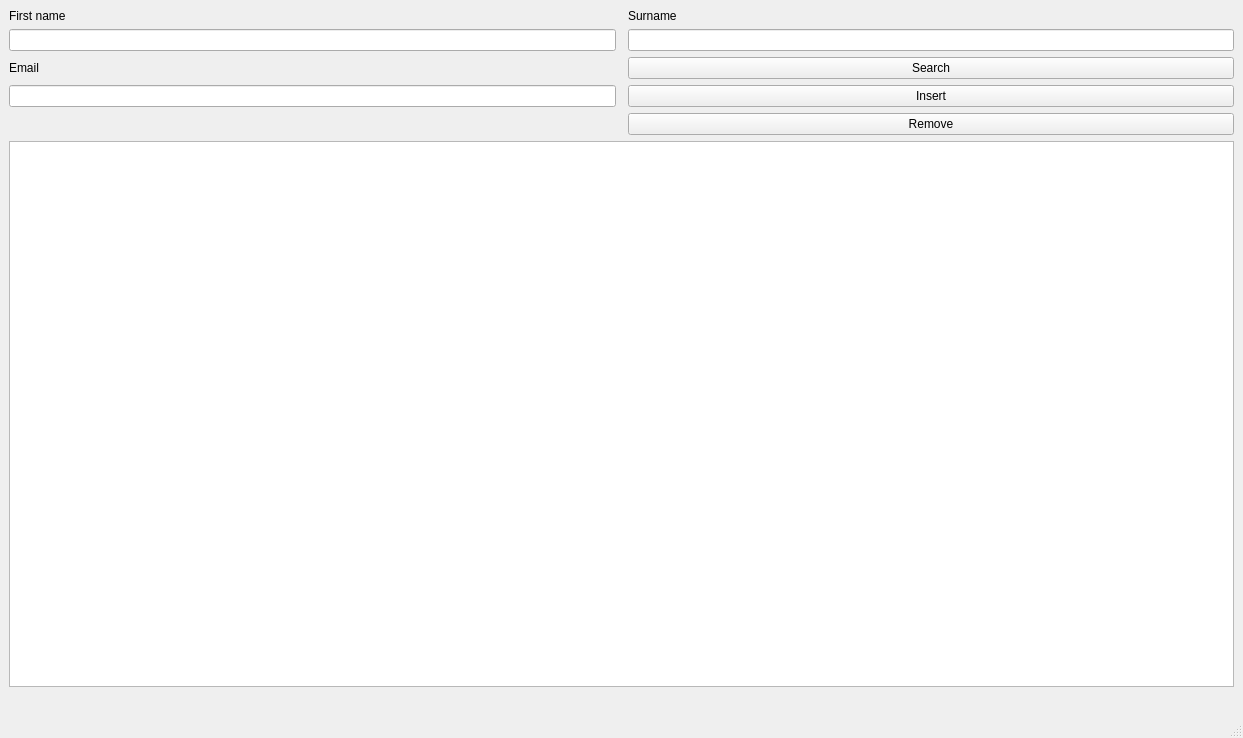
<?xml version="1.0" encoding="UTF-8"?>
<ui version="4.0">
 <class>book_window</class>
 <widget class="QMainWindow" name="book_window">
  <property name="geometry">
   <rect>
    <x>0</x>
    <y>0</y>
    <width>1243</width>
    <height>738</height>
   </rect>
  </property>
  <property name="windowTitle">
   <string>book_window</string>
  </property>
  <widget class="QWidget" name="centralwidget">
   <layout class="QGridLayout" name="gridLayout_2">
    <item row="0" column="1">
     <layout class="QGridLayout" name="gridLayout">
      <item row="0" column="2">
       <widget class="QLabel" name="surname_label">
        <property name="text">
         <string>Surname</string>
        </property>
       </widget>
      </item>
      <item row="0" column="0">
       <widget class="QLabel" name="first_name_label">
        <property name="text">
         <string>First name</string>
        </property>
       </widget>
      </item>
      <item row="1" column="0">
       <widget class="QLineEdit" name="first_name">
        <property name="text">
         <string/>
        </property>
       </widget>
      </item>
      <item row="3" column="0">
       <widget class="QLineEdit" name="email"/>
      </item>
      <item row="5" column="0" colspan="3">
       <widget class="QTableView" name="address_list"/>
      </item>
      <item row="3" column="2">
       <widget class="QPushButton" name="insert_button">
        <property name="text">
         <string>Insert</string>
        </property>
       </widget>
      </item>
      <item row="2" column="2">
       <widget class="QPushButton" name="search_button">
        <property name="text">
         <string>Search</string>
        </property>
       </widget>
      </item>
      <item row="1" column="2">
       <widget class="QLineEdit" name="second_name">
        <property name="text">
         <string/>
        </property>
       </widget>
      </item>
      <item row="2" column="0">
       <widget class="QLabel" name="email_label">
        <property name="autoFillBackground">
         <bool>false</bool>
        </property>
        <property name="text">
         <string>Email</string>
        </property>
       </widget>
      </item>
      <item row="4" column="2">
       <widget class="QPushButton" name="remove_button">
        <property name="text">
         <string>Remove</string>
        </property>
       </widget>
      </item>
      <item row="6" column="0" colspan="3">
       <widget class="QLabel" name="error_label">
        <property name="font">
         <font>
          <bold>true</bold>
         </font>
        </property>
        <property name="text">
         <string/>
        </property>
        <property name="alignment">
         <set>Qt::AlignCenter</set>
        </property>
       </widget>
      </item>
     </layout>
    </item>
   </layout>
  </widget>
  <widget class="QStatusBar" name="statusbar"/>
 </widget>
 <resources/>
 <connections/>
</ui>
